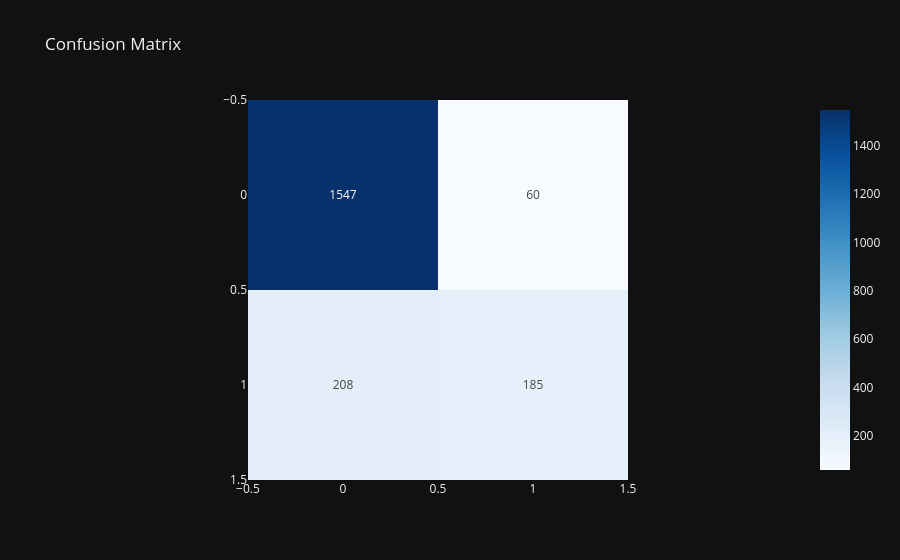

The notebook cell this image was saved under:
### Code cell
preds = best_model.predict(X_test)
cm = confusion_matrix(y_test, preds)

fig = px.imshow(
    cm,
    text_auto=True,
    color_continuous_scale='Blues',
    title="Confusion Matrix"
)

fig.show()

### Figure 1 — Plotly figure (JSON) as saved in the notebook; plotly's stock layout.template omitted (floating-point values rounded to 4 significant figures)
{"data": [{"coloraxis": "coloraxis", "hovertemplate": "x: %{x}<br>y: %{y}<br>color: %{z}<extra></extra>", "name": "0", "texttemplate": "%{z}", "type": "heatmap", "xaxis": "x", "yaxis": "y", "z": [[1547, 60], [208, 185]]}], "layout": {"coloraxis": {"colorscale": [[0, "rgb(247,251,255)"], [0.125, "rgb(222,235,247)"], [0.25, "rgb(198,219,239)"], [0.375, "rgb(158,202,225)"], [0.5, "rgb(107,174,214)"], [0.625, "rgb(66,146,198)"], [0.75, "rgb(33,113,181)"], [0.875, "rgb(8,81,156)"], [1, "rgb(8,48,107)"]]}, "title": {"text": "Confusion Matrix"}, "xaxis": {"anchor": "y", "constrain": "domain", "domain": [0, 1], "scaleanchor": "y"}, "yaxis": {"anchor": "x", "autorange": "reversed", "constrain": "domain", "domain": [0, 1]}}}
